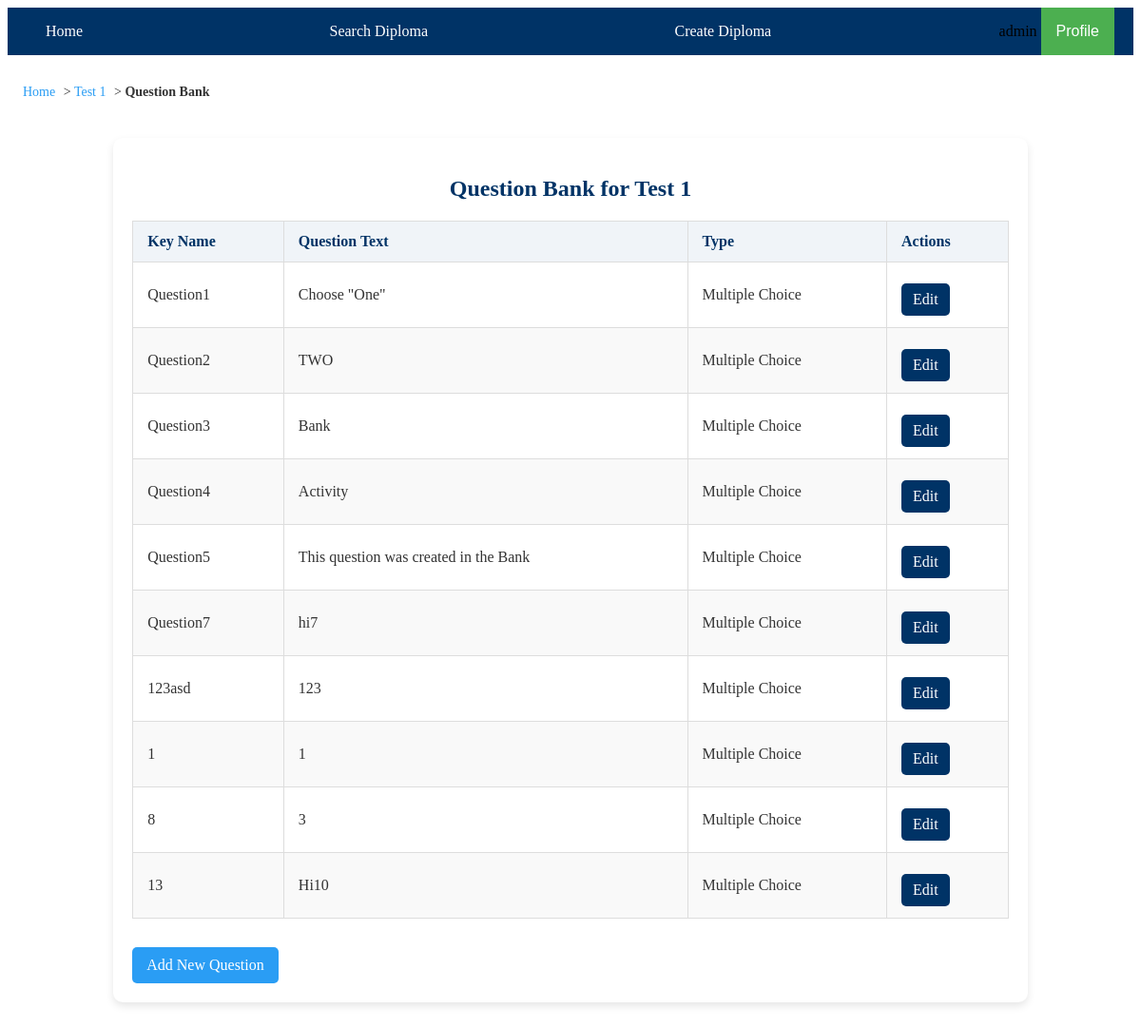
The app's page /courses/1/question_bank/ (signed in), older data.
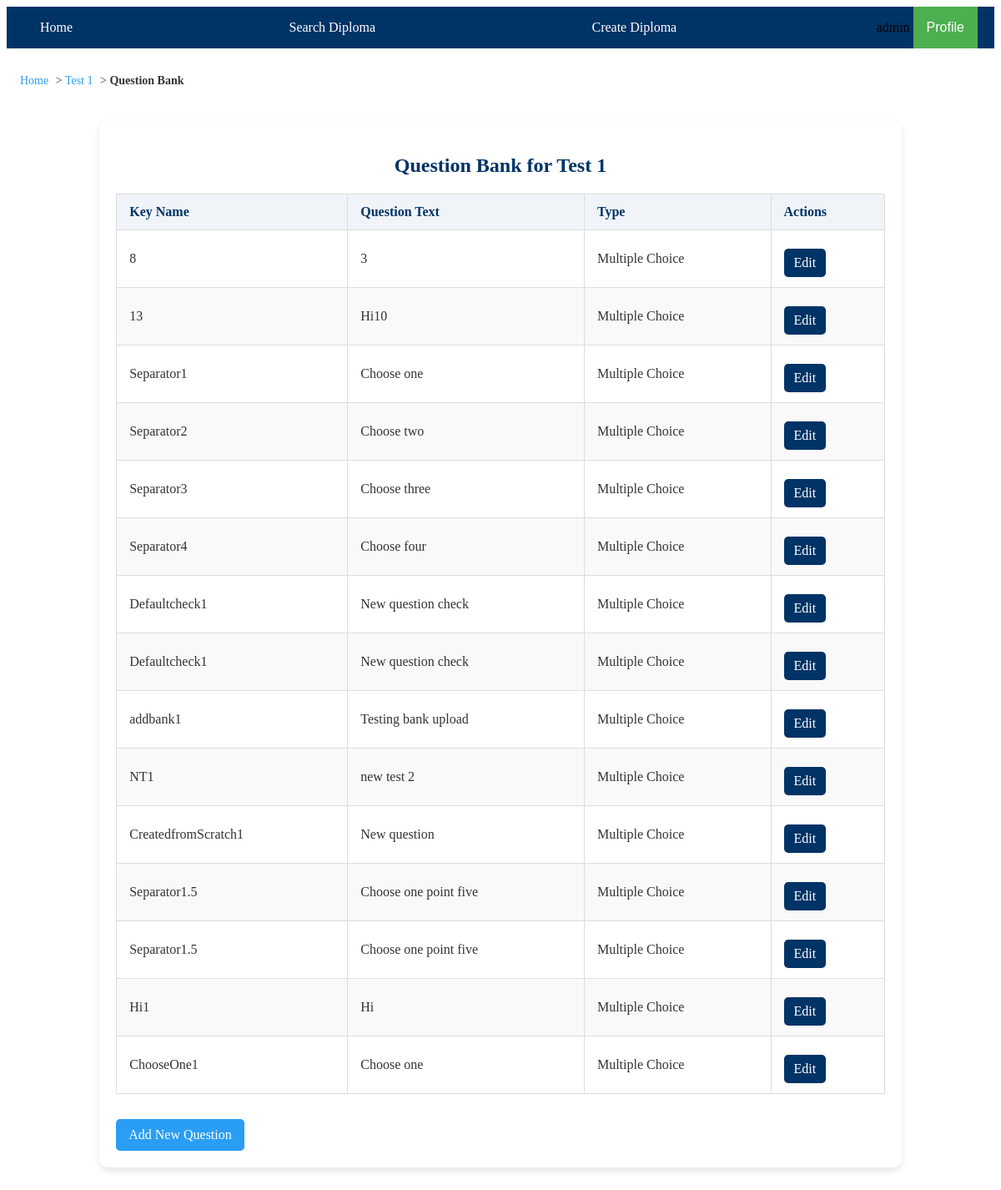
The same page, newer data.
### edu_core/models.py (models this page shows, shortened)
class CustomUser(AbstractUser):
    STUDENT = 'student'
    PROFESSOR = 'professor'
    MODERATOR = 'moderator'
    USER_TYPE_CHOICES = [
        (STUDENT, 'Student'),
        (PROFESSOR, 'Professor'),
        (MODERATOR, 'Moderator'),
    ]
    user_type = models.CharField(max_length=10, choices=USER_TYPE_CHOICES, default=STUDENT)

class Course(models.Model):
    name = models.CharField(max_length=255)
    creation_date = models.DateField(auto_now_add=True)
    last_update_date = models.DateField(auto_now=True)
    author = models.ForeignKey(CustomUser, on_delete=models.SET_NULL, null=True, limit_choices_to={'user_type': CustomUser.PROFESSOR}, related_name='authored_courses')
    students = models.ManyToManyField(CustomUser, through='Registration', related_name='registered_courses')
    image = models.ImageField(upload_to='course_images/', null=True, blank=True)
    description = models.TextField(null=True, blank=True)  # New field for course description

class Question(models.Model):
    MULTIPLE_CHOICE = 'MCQ'
    TRUE_FALSE = 'TF'
    ESSAY = 'ESSAY'
    QUESTION_TYPES = [
        (MULTIPLE_CHOICE, 'Multiple Choice'),
        (TRUE_FALSE, 'True or False'),
        (ESSAY, 'Essay'),
    ]
    activity = models.ForeignKey('Activity', on_delete=models.CASCADE, related_name='activity_questions', null=True, blank=True)
    course = models.ForeignKey('Course', on_delete=models.CASCADE, related_name='course_questions')
    question_type = models.CharField(max_length=50, choices=QUESTION_TYPES)
    text = models.TextField()
    correct_answer = models.TextField(blank=True, null=True)
    randomize_options = models.BooleanField(default=False)
    key_name = models.CharField(max_length=255, blank=True, null=True)
    in_bank = models.BooleanField(default=False)  # This is the correct field name

### edu_core/views/question_bank_views.py (the view)
# urls.py: path('courses/<int:course_id>/question_bank/', question_bank, name='question_bank'),
@login_required
def question_bank(request, course_id):
    course = get_object_or_404(Course, id=course_id)
    query = request.GET.get('q', '')
    questions = Question.objects.filter(course=course, in_bank=True)
    if query:
        questions = questions.filter(
            Q(key_name__icontains=query) | Q(text__icontains=query)
        )
    return render(request, 'edu_core/question_bank/question_bank.html', {'course': course, 'questions': questions})

### edu_core/templates/edu_core/question_bank/question_bank.html
{% extends "edu_core/base.html" %}
{% load static %}
{% block content %}
<link rel="stylesheet" href="{% static 'edu_core/css/question_bank.css' %}">
<nav class="breadcrumb-nav">
    <a href="{% url 'home' %}" class="breadcrumb">Home</a> &gt;
    <a href="{% url 'course_detail' course.id %}" class="breadcrumb">{{ course.name }}</a> &gt;
    <span class="breadcrumb current">Question Bank</span>
</nav>
<div class="question-bank-container">
    <h2>Question Bank for {{ course.name }}</h2>
    <table class="question-bank-table">
        <thead>
            <tr>
                <th>Key Name</th>
                <th>Question Text</th>
                <th>Type</th>
                <th>Actions</th>
            </tr>
        </thead>
        <tbody>
            {% for question in questions %}
            <tr>
                <td>{{ question.key_name }}</td>
                <td>{{ question.text }}</td>
                <td>{{ question.get_question_type_display }}</td>
                <td>
                    <a href="{% url 'edit_question_in_bank' question.id %}" class="btn edit-btn">Edit</a>
                </td>
            </tr>
            {% empty %}
            <tr>
                <td colspan="4" class="no-questions">No questions found for this course.</td>
            </tr>
            {% endfor %}
        </tbody>
    </table>
    <a href="{% url 'question_type_selection_for_bank' course.id %}" class="btn add-question-btn">Add New Question</a>
</div>
{% endblock %}

### edu_core/templates/edu_core/base.html (shortened to what this page needs)
<!DOCTYPE html>
<html lang="en">
<head>
    {% load static %}
    <link rel="stylesheet" href="{% static 'edu_core/css/base.css' %}">
    <link rel="stylesheet" href="https://cdnjs.cloudflare.com/ajax/libs/font-awesome/6.5.1/css/all.min.css">
</head>
<body>
    <header>
        <div class="navbar">
            <a href="{% url 'home' %}">Home</a>
            <a href="{% url 'diploma_search' %}">Search Diploma</a>
            {% if user.is_authenticated %}
                {% if user.user_type == 'professor' or user.user_type == 'moderator' or user.is_superuser %}
                    <a href="{% url 'create_diploma' %}">Create Diploma</a>
                {% endif %}
                <div class="profile-section">
                    <span class="username">{{ user.get_full_name|default:user.username }}</span>
                    <div class="dropdown">
                        <button class="dropbtn">Profile</button>
                    </div>
                </div>
            {% else %}
                <span class="login-prompt">Log in -></span>
                <a href="{% url 'signup' %}">Signup</a>
                <a href="{% url 'login' %}">Login</a>
            {% endif %}
        </div>
    </header>
    <main>
        {% block content %}{% endblock %}
    </main>
</body>
</html>

### edu_core/static/edu_core/css/base.css (style rules this page uses)
:root { --primary-color: #003366; --secondary-color-1: #ffffff; --secondary-color-2: #3fada8; --accent-color-1: #2a9df4; --accent-color-2: #ffd700; --neutral-color: #dddddd; --background-color: #ffffff; --text-color: #333333; --hover-bg-color: #e0e0e0; --hover-text-color: #003366; }
.navbar { background-color: var(--primary-color); overflow: visible; display: flex; justify-content: space-between; align-items: center; padding: 0 20px; position: relative; z-index: 10; }
.navbar a { display: block; color: var(--background-color); text-align: center; padding: 14px 20px; text-decoration: none; transition: background-color 0.3s ease-in-out, color 0.3s ease-in-out; }
main { padding: 16px; background-color: var(--background-color); color: var(--text-color); position: relative; z-index: 1; }
.dropdown { position: relative; display: inline-block; }
.dropbtn { background-color: #4CAF50; color: white; padding: 16px; font-size: 16px; border: none; cursor: pointer; z-index: 20; }

### edu_core/static/edu_core/css/question_bank.css (style rules this page uses)
:root { --primary-color: #003366; --secondary-color-1: #ffffff; --accent-color-1: #2a9df4; --accent-color-2: #ff6b6b; --text-color: #333; --table-header-bg: #f0f4f8; --table-border: #ddd; }
.breadcrumb-nav { margin: 15px 0; font-size: 14px; }
.breadcrumb { color: var(--accent-color-1); text-decoration: none; margin-right: 5px; }
.breadcrumb.current { color: var(--text-color); font-weight: bold; }
.question-bank-container { width: 80%; margin: 40px auto; padding: 20px; background-color: var(--secondary-color-1); border-radius: 10px; box-shadow: 0 4px 8px rgba(0, 0, 0, 0.1); }
h2 { text-align: center; color: var(--primary-color); margin-bottom: 20px; }
.question-bank-table { width: 100%; border-collapse: collapse; margin-bottom: 20px; }
.question-bank-table th, .question-bank-table td { padding: 12px 15px; text-align: left; border: 1px solid var(--table-border); }
.question-bank-table th { background-color: var(--table-header-bg); color: var(--primary-color); font-weight: bold; }
.question-bank-table tr:nth-child(even) { background-color: #f9f9f9; }
.btn { display: inline-block; padding: 10px 15px; border-radius: 5px; text-decoration: none; text-align: center; transition: background-color 0.3s ease-in-out, transform 0.2s; margin-top: 10px; }
.add-question-btn { background-color: var(--accent-color-1); color: var(--secondary-color-1); }
.edit-btn { background-color: var(--primary-color); color: var(--secondary-color-1); padding: 8px 12px; }

Row changes from the older to the newer data that the page shows:
removed Question: key_name "Question1", text "Choose \"One\"", question_type "Multiple Choice"
removed Question: key_name "Question2", text "TWO", question_type "Multiple Choice"
removed Question: key_name "Question3", text "Bank", question_type "Multiple Choice"
removed Question: key_name "Question4", text "Activity", question_type "Multiple Choice"
removed Question: key_name "Question5", text "This question was created in the Bank", question_type "Multiple Choice"
removed Question: key_name "Question7", text "hi7", question_type "Multiple Choice"
removed Question: key_name "123asd", text "123", question_type "Multiple Choice"
removed Question: key_name "1", text "1", question_type "Multiple Choice"
added Question: key_name "Separator1", text "Choose one", question_type "Multiple Choice"
added Question: key_name "Separator2", text "Choose two", question_type "Multiple Choice"
added Question: key_name "Separator3", text "Choose three", question_type "Multiple Choice"
added Question: key_name "Separator4", text "Choose four", question_type "Multiple Choice"
added Question: key_name "Defaultcheck1", text "New question check", question_type "Multiple Choice"
added Question: key_name "Defaultcheck1", text "New question check", question_type "Multiple Choice"
added Question: key_name "addbank1", text "Testing bank upload", question_type "Multiple Choice"
added Question: key_name "NT1", text "new test 2", question_type "Multiple Choice"
added Question: key_name "CreatedfromScratch1", text "New question", question_type "Multiple Choice"
added Question: key_name "Separator1.5", text "Choose one point five", question_type "Multiple Choice"
added Question: key_name "Separator1.5", text "Choose one point five", question_type "Multiple Choice"
added Question: key_name "Hi1", text "Hi", question_type "Multiple Choice"
added Question: key_name "ChooseOne1", text "Choose one", question_type "Multiple Choice"
